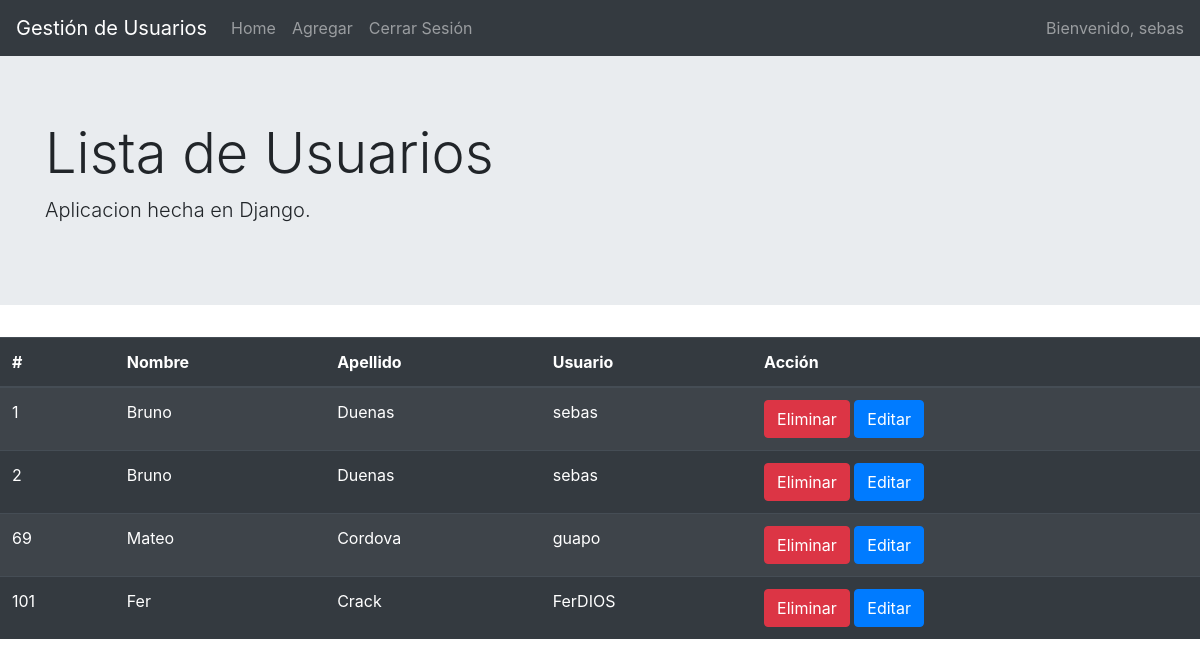
The app's page /home/ (signed in) with its own data.
### CRUD/Apps/GestionUsuarios/models.py (models this page shows, shortened)
class Usuario(models.Model):
    codigo = models.CharField(max_length=6)
    Nombre = models.CharField(max_length=40)
    Apellido = models.CharField(max_length=40)
    FechaNacimiento = models.DateField()
    Usuario = models.CharField(max_length=40)
    SEXOS = (('F', 'Femenino'), ('M', 'Masculino'))
    Sexo = models.CharField(max_length=1, choices=SEXOS, default='M')
    Contrasena = models.CharField(max_length=20)

### CRUD/Apps/GestionUsuarios/views.py (the view)
# urls.py: path('home/', views.home, name='home'),
def home(request):
    usuarios = Usuario.objects.all()
    context = {'usuarios': usuarios}
    return render(request, 'GestionUsuarios/home.html', context)

### CRUD/Apps/GestionUsuarios/templates/GestionUsuarios/home.html (shortened to what this page needs)
{% extends 'GestionUsuarios/layout.html' %} &nbsp;&nbsp;
{% block content %}
{% if request.session.Usuario %}
<table class="table table-striped table-dark">
  <thead>
    <tr>
      <th scope="col">#</th>
      <th scope="col">Nombre</th>
      <th scope="col">Apellido</th>
      <th scope="col">Usuario</th>
      <th scope="col">Acción</th>
    </tr>
  </thead>
  <tbody>
   <tr>
  {% for usuario in usuarios %}
  <td>{{ usuario.id }}</td>
  <td>{{ usuario.Nombre }}</td>
  <td>{{ usuario.Apellido }}</td>
  <td>{{ usuario.Usuario }}</td>
  <td>
      <a href="{% url 'delete' usuario.id %}" class="btn btn-danger">Eliminar</a>
      <a href="{% url 'update' usuario.id %}" class="btn btn-primary">Editar</a>
  </td>
  </tr>
       {% endfor %}
  </tbody>
</table>
{% else %}
<h1>No tienes acceso</h1>
{% endif %}
{% endblock %}

### CRUD/Apps/GestionUsuarios/templates/GestionUsuarios/layout.html (shortened to what this page needs)
<!doctype html>
<html lang="en">
  <head>
    <link rel="stylesheet" href="https://cdn.jsdelivr.net/npm/bootstrap@4.5.3/dist/css/bootstrap.min.css">
      <nav class="navbar navbar-expand-lg navbar-dark bg-dark">
         <a class="navbar-brand" href="#">Gestión de Usuarios</a>
    <div class="collapse navbar-collapse" id="navbarNavAltMarkup">
    <div class="navbar-nav">
      <a class="nav-link" href="{% url 'home' %}">Home</a>
      <a class="nav-link" href="{% url 'add' %}">Agregar</a>
      <a class="nav-link" href="{% url 'logout' %}">Cerrar Sesión</a>
    </div>
  </div>
          <span class="navbar-text">Bienvenido, {{ request.session.Usuario }}
    </span>
</nav>
      <div class="jumbotron jumbotron-fluid">
        <div class="container">
            <h1 class="display-4">Lista de Usuarios</h1>
            <p class="lead">Aplicacion hecha en Django.</p>
        </div>
      </div>
      {% block content %}
      {% endblock %}
  </head>
</html>

### records on screen
Usuario: id "1", Nombre "Bruno", Apellido "Duenas", Usuario "sebas"
Usuario: id "2", Nombre "Bruno", Apellido "Duenas", Usuario "sebas"
Usuario: id "69", Nombre "Mateo", Apellido "Cordova", Usuario "guapo"
Usuario: id "101", Nombre "Fer", Apellido "Crack", Usuario "FerDIOS"

### other values on screen
{{ request.session.Usuario }} "sebas"
